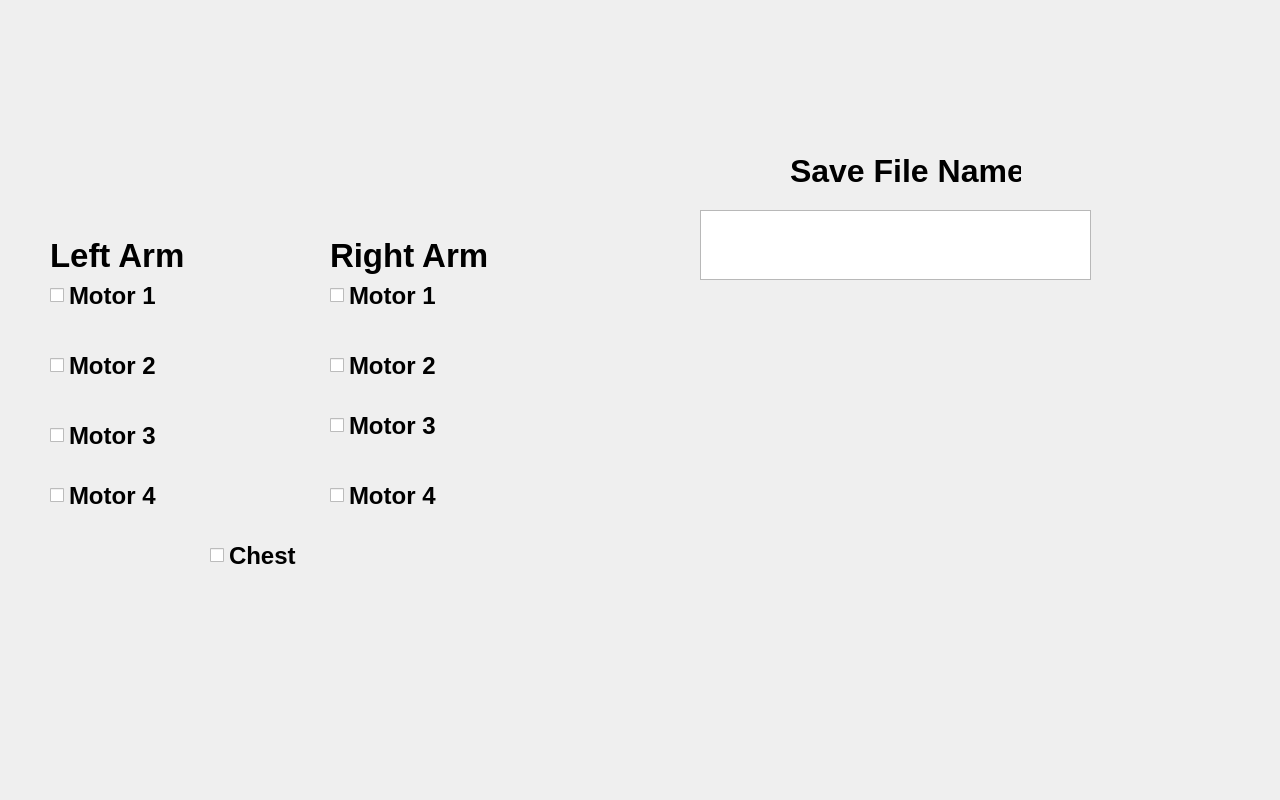
<?xml version="1.0" encoding="UTF-8"?>
<ui version="4.0">
 <class>Form</class>
 <widget class="QWidget" name="Form">
  <property name="geometry">
   <rect>
    <x>0</x>
    <y>0</y>
    <width>1280</width>
    <height>800</height>
   </rect>
  </property>
  <property name="windowTitle">
   <string>Form</string>
  </property>
  <widget class="QLabel" name="background">
   <property name="geometry">
    <rect>
     <x>0</x>
     <y>-130</y>
     <width>1920</width>
     <height>1080</height>
    </rect>
   </property>
   <property name="font">
    <font>
     <weight>75</weight>
     <bold>true</bold>
    </font>
   </property>
   <property name="text">
    <string/>
   </property>
   <property name="pixmap">
    <pixmap>../data/background2.jpg</pixmap>
   </property>
  </widget>
  <widget class="QPushButton" name="record_button">
   <property name="geometry">
    <rect>
     <x>780</x>
     <y>320</y>
     <width>221</width>
     <height>81</height>
    </rect>
   </property>
   <property name="text">
    <string/>
   </property>
   <property name="icon">
    <iconset>
     <normaloff>../data/record.png</normaloff>../data/record.png</iconset>
   </property>
   <property name="iconSize">
    <size>
     <width>200</width>
     <height>80</height>
    </size>
   </property>
   <property name="flat">
    <bool>true</bool>
   </property>
  </widget>
  <widget class="QPushButton" name="save_button">
   <property name="geometry">
    <rect>
     <x>790</x>
     <y>520</y>
     <width>211</width>
     <height>81</height>
    </rect>
   </property>
   <property name="text">
    <string/>
   </property>
   <property name="icon">
    <iconset>
     <normaloff>../data/save.png</normaloff>../data/save.png</iconset>
   </property>
   <property name="iconSize">
    <size>
     <width>200</width>
     <height>80</height>
    </size>
   </property>
   <property name="flat">
    <bool>true</bool>
   </property>
  </widget>
  <widget class="QTextEdit" name="filename">
   <property name="geometry">
    <rect>
     <x>700</x>
     <y>210</y>
     <width>391</width>
     <height>70</height>
    </rect>
   </property>
  </widget>
  <widget class="QLabel" name="label">
   <property name="geometry">
    <rect>
     <x>790</x>
     <y>130</y>
     <width>231</width>
     <height>81</height>
    </rect>
   </property>
   <property name="font">
    <font>
     <pointsize>24</pointsize>
     <weight>75</weight>
     <bold>true</bold>
    </font>
   </property>
   <property name="text">
    <string>Save File Name</string>
   </property>
  </widget>
  <widget class="QCheckBox" name="Right_1">
   <property name="geometry">
    <rect>
     <x>330</x>
     <y>270</y>
     <width>191</width>
     <height>51</height>
    </rect>
   </property>
   <property name="font">
    <font>
     <pointsize>18</pointsize>
     <weight>75</weight>
     <bold>true</bold>
    </font>
   </property>
   <property name="text">
    <string>Motor 1</string>
   </property>
   <property name="iconSize">
    <size>
     <width>30</width>
     <height>30</height>
    </size>
   </property>
  </widget>
  <widget class="QCheckBox" name="Right_2">
   <property name="geometry">
    <rect>
     <x>330</x>
     <y>340</y>
     <width>191</width>
     <height>51</height>
    </rect>
   </property>
   <property name="font">
    <font>
     <pointsize>18</pointsize>
     <weight>75</weight>
     <bold>true</bold>
    </font>
   </property>
   <property name="text">
    <string>Motor 2</string>
   </property>
   <property name="iconSize">
    <size>
     <width>30</width>
     <height>30</height>
    </size>
   </property>
  </widget>
  <widget class="QCheckBox" name="Right_3">
   <property name="geometry">
    <rect>
     <x>330</x>
     <y>400</y>
     <width>191</width>
     <height>51</height>
    </rect>
   </property>
   <property name="font">
    <font>
     <pointsize>18</pointsize>
     <weight>75</weight>
     <bold>true</bold>
    </font>
   </property>
   <property name="text">
    <string>Motor 3</string>
   </property>
   <property name="iconSize">
    <size>
     <width>30</width>
     <height>30</height>
    </size>
   </property>
  </widget>
  <widget class="QCheckBox" name="Left_1">
   <property name="geometry">
    <rect>
     <x>50</x>
     <y>270</y>
     <width>191</width>
     <height>51</height>
    </rect>
   </property>
   <property name="font">
    <font>
     <pointsize>18</pointsize>
     <weight>75</weight>
     <bold>true</bold>
    </font>
   </property>
   <property name="text">
    <string>Motor 1</string>
   </property>
   <property name="iconSize">
    <size>
     <width>30</width>
     <height>30</height>
    </size>
   </property>
  </widget>
  <widget class="QCheckBox" name="Left_2">
   <property name="geometry">
    <rect>
     <x>50</x>
     <y>340</y>
     <width>191</width>
     <height>51</height>
    </rect>
   </property>
   <property name="font">
    <font>
     <pointsize>18</pointsize>
     <weight>75</weight>
     <bold>true</bold>
    </font>
   </property>
   <property name="text">
    <string>Motor 2</string>
   </property>
   <property name="iconSize">
    <size>
     <width>30</width>
     <height>30</height>
    </size>
   </property>
  </widget>
  <widget class="QCheckBox" name="Left_3">
   <property name="geometry">
    <rect>
     <x>50</x>
     <y>410</y>
     <width>191</width>
     <height>51</height>
    </rect>
   </property>
   <property name="font">
    <font>
     <pointsize>18</pointsize>
     <weight>75</weight>
     <bold>true</bold>
    </font>
   </property>
   <property name="text">
    <string>Motor 3</string>
   </property>
   <property name="iconSize">
    <size>
     <width>30</width>
     <height>30</height>
    </size>
   </property>
  </widget>
  <widget class="QCheckBox" name="Chest">
   <property name="geometry">
    <rect>
     <x>210</x>
     <y>530</y>
     <width>141</width>
     <height>51</height>
    </rect>
   </property>
   <property name="font">
    <font>
     <pointsize>18</pointsize>
     <weight>75</weight>
     <bold>true</bold>
    </font>
   </property>
   <property name="text">
    <string>Chest</string>
   </property>
   <property name="iconSize">
    <size>
     <width>30</width>
     <height>30</height>
    </size>
   </property>
  </widget>
  <widget class="QLabel" name="label_2">
   <property name="geometry">
    <rect>
     <x>50</x>
     <y>230</y>
     <width>151</width>
     <height>51</height>
    </rect>
   </property>
   <property name="font">
    <font>
     <pointsize>25</pointsize>
     <weight>75</weight>
     <bold>true</bold>
    </font>
   </property>
   <property name="text">
    <string>Left Arm</string>
   </property>
  </widget>
  <widget class="QLabel" name="label_3">
   <property name="geometry">
    <rect>
     <x>330</x>
     <y>230</y>
     <width>161</width>
     <height>51</height>
    </rect>
   </property>
   <property name="font">
    <font>
     <pointsize>25</pointsize>
     <weight>75</weight>
     <bold>true</bold>
    </font>
   </property>
   <property name="text">
    <string>Right Arm</string>
   </property>
  </widget>
  <widget class="QPushButton" name="check_interrupt">
   <property name="geometry">
    <rect>
     <x>790</x>
     <y>420</y>
     <width>201</width>
     <height>81</height>
    </rect>
   </property>
   <property name="text">
    <string/>
   </property>
   <property name="icon">
    <iconset>
     <normaloff>../data/point_button.png</normaloff>../data/point_button.png</iconset>
   </property>
   <property name="iconSize">
    <size>
     <width>200</width>
     <height>800</height>
    </size>
   </property>
   <property name="flat">
    <bool>true</bool>
   </property>
  </widget>
  <widget class="QCheckBox" name="Right_4">
   <property name="geometry">
    <rect>
     <x>330</x>
     <y>470</y>
     <width>191</width>
     <height>51</height>
    </rect>
   </property>
   <property name="font">
    <font>
     <pointsize>18</pointsize>
     <weight>75</weight>
     <bold>true</bold>
    </font>
   </property>
   <property name="text">
    <string>Motor 4</string>
   </property>
   <property name="iconSize">
    <size>
     <width>30</width>
     <height>30</height>
    </size>
   </property>
  </widget>
  <widget class="QCheckBox" name="Left_4">
   <property name="geometry">
    <rect>
     <x>50</x>
     <y>470</y>
     <width>191</width>
     <height>51</height>
    </rect>
   </property>
   <property name="font">
    <font>
     <pointsize>18</pointsize>
     <weight>75</weight>
     <bold>true</bold>
    </font>
   </property>
   <property name="text">
    <string>Motor 4</string>
   </property>
   <property name="iconSize">
    <size>
     <width>30</width>
     <height>30</height>
    </size>
   </property>
  </widget>
 </widget>
 <resources/>
 <connections/>
</ui>
